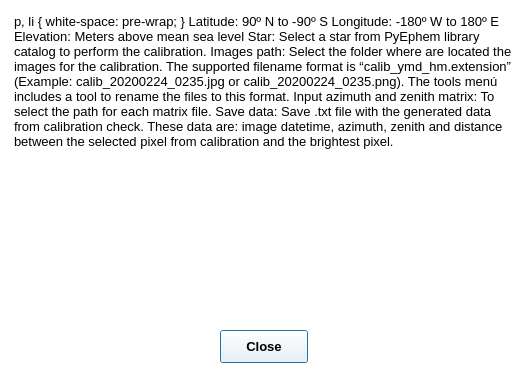
<?xml version="1.0" encoding="UTF-8"?>
<ui version="4.0">
 <class>help_check</class>
 <widget class="QDialog" name="help_check">
  <property name="geometry">
   <rect>
    <x>0</x>
    <y>0</y>
    <width>530</width>
    <height>370</height>
   </rect>
  </property>
  <property name="font">
   <font>
    <family>Arial</family>
   </font>
  </property>
  <property name="windowTitle">
   <string>Check calibration - Help</string>
  </property>
  <property name="windowIcon">
   <iconset resource="../img/resource.qrc">
    <normaloff>:/img/logo_app-64.png</normaloff>:/img/logo_app-64.png</iconset>
  </property>
  <property name="styleSheet">
   <string notr="true">background-color: rgb(255, 255, 255)</string>
  </property>
  <widget class="QTextBrowser" name="help_manual">
   <property name="geometry">
    <rect>
     <x>10</x>
     <y>10</y>
     <width>511</width>
     <height>311</height>
    </rect>
   </property>
   <property name="font">
    <font>
     <family>Arial</family>
     <pointsize>10</pointsize>
    </font>
   </property>
   <property name="frameShape">
    <enum>QFrame::NoFrame</enum>
   </property>
   <property name="frameShadow">
    <enum>QFrame::Plain</enum>
   </property>
   <property name="lineWidth">
    <number>0</number>
   </property>
   <property name="html">
    <string>&lt;!DOCTYPE HTML PUBLIC &quot;-//W3C//DTD HTML 4.0//EN&quot; &quot;http://www.w3.org/TR/REC-html40/strict.dtd&quot;&gt;
&lt;html&gt;&lt;head&gt;&lt;meta name=&quot;qrichtext&quot; content=&quot;1&quot; /&gt;&lt;style type=&quot;text/css&quot;&gt;
p, li { white-space: pre-wrap; }
&lt;/style&gt;&lt;/head&gt;&lt;body style=&quot; font-family:'Arial'; font-size:10pt; font-weight:400; font-style:normal;&quot;&gt;
&lt;p style=&quot; margin-top:0px; margin-bottom:0px; margin-left:0px; margin-right:0px; -qt-block-indent:0; text-indent:0px;&quot;&gt;&lt;span style=&quot; font-weight:600;&quot;&gt;Latitude:&lt;/span&gt; 90º N to -90º S&lt;/p&gt;
&lt;p style=&quot;-qt-paragraph-type:empty; margin-top:0px; margin-bottom:0px; margin-left:0px; margin-right:0px; -qt-block-indent:0; text-indent:0px;&quot;&gt;&lt;br /&gt;&lt;/p&gt;
&lt;p align=&quot;justify&quot; style=&quot; margin-top:0px; margin-bottom:0px; margin-left:0px; margin-right:0px; -qt-block-indent:0; text-indent:0px;&quot;&gt;&lt;span style=&quot; font-weight:600;&quot;&gt;Longitude:&lt;/span&gt; -180º W to 180º E&lt;/p&gt;
&lt;p align=&quot;justify&quot; style=&quot;-qt-paragraph-type:empty; margin-top:0px; margin-bottom:0px; margin-left:0px; margin-right:0px; -qt-block-indent:0; text-indent:0px;&quot;&gt;&lt;br /&gt;&lt;/p&gt;
&lt;p align=&quot;justify&quot; style=&quot; margin-top:0px; margin-bottom:0px; margin-left:0px; margin-right:0px; -qt-block-indent:0; text-indent:0px;&quot;&gt;&lt;span style=&quot; font-weight:600;&quot;&gt;Elevation:&lt;/span&gt; Meters above mean sea level&lt;/p&gt;
&lt;p align=&quot;justify&quot; style=&quot; margin-top:0px; margin-bottom:0px; margin-left:0px; margin-right:0px; -qt-block-indent:0; text-indent:0px;&quot;&gt;                    &lt;/p&gt;
&lt;p align=&quot;justify&quot; style=&quot; margin-top:0px; margin-bottom:0px; margin-left:0px; margin-right:0px; -qt-block-indent:0; text-indent:0px;&quot;&gt;&lt;span style=&quot; font-weight:600;&quot;&gt;Star:&lt;/span&gt; Select a star from PyEphem library catalog to perform the calibration.&lt;/p&gt;
&lt;p align=&quot;justify&quot; style=&quot;-qt-paragraph-type:empty; margin-top:0px; margin-bottom:0px; margin-left:0px; margin-right:0px; -qt-block-indent:0; text-indent:0px;&quot;&gt;&lt;br /&gt;&lt;/p&gt;
&lt;p align=&quot;justify&quot; style=&quot; margin-top:0px; margin-bottom:0px; margin-left:0px; margin-right:0px; -qt-block-indent:0; text-indent:0px;&quot;&gt;&lt;span style=&quot; font-weight:600;&quot;&gt;Images path:&lt;/span&gt; Select the folder where are located the images for the calibration. The supported filename format is “calib_ymd_hm.extension” (Example: calib_20200224_0235.jpg or calib_20200224_0235.png). The tools menú includes a tool to rename the files to this format.&lt;/p&gt;
&lt;p align=&quot;justify&quot; style=&quot;-qt-paragraph-type:empty; margin-top:0px; margin-bottom:0px; margin-left:0px; margin-right:0px; -qt-block-indent:0; text-indent:0px;&quot;&gt;&lt;br /&gt;&lt;/p&gt;
&lt;p align=&quot;justify&quot; style=&quot; margin-top:0px; margin-bottom:0px; margin-left:0px; margin-right:0px; -qt-block-indent:0; text-indent:0px;&quot;&gt;&lt;span style=&quot; font-weight:600;&quot;&gt;Input azimuth and zenith matrix:&lt;/span&gt; To select the path for each matrix file.&lt;/p&gt;
&lt;p align=&quot;justify&quot; style=&quot; margin-top:0px; margin-bottom:0px; margin-left:0px; margin-right:0px; -qt-block-indent:0; text-indent:0px;&quot;&gt;      &lt;/p&gt;
&lt;p align=&quot;justify&quot; style=&quot; margin-top:0px; margin-bottom:0px; margin-left:0px; margin-right:0px; -qt-block-indent:0; text-indent:0px;&quot;&gt;&lt;span style=&quot; font-weight:600;&quot;&gt;Save data:&lt;/span&gt; Save .txt file with the generated data from calibration check. These data are: image datetime, azimuth, zenith and distance between the selected pixel from calibration and the brightest pixel.&lt;/p&gt;&lt;/body&gt;&lt;/html&gt;</string>
   </property>
  </widget>
  <widget class="QPushButton" name="close_btn">
   <property name="geometry">
    <rect>
     <x>220</x>
     <y>330</y>
     <width>88</width>
     <height>33</height>
    </rect>
   </property>
   <property name="font">
    <font>
     <pointsize>10</pointsize>
     <weight>75</weight>
     <bold>true</bold>
    </font>
   </property>
   <property name="text">
    <string>Close</string>
   </property>
  </widget>
 </widget>
 <resources>
  <include location="../img/resource.qrc"/>
 </resources>
 <connections/>
</ui>
